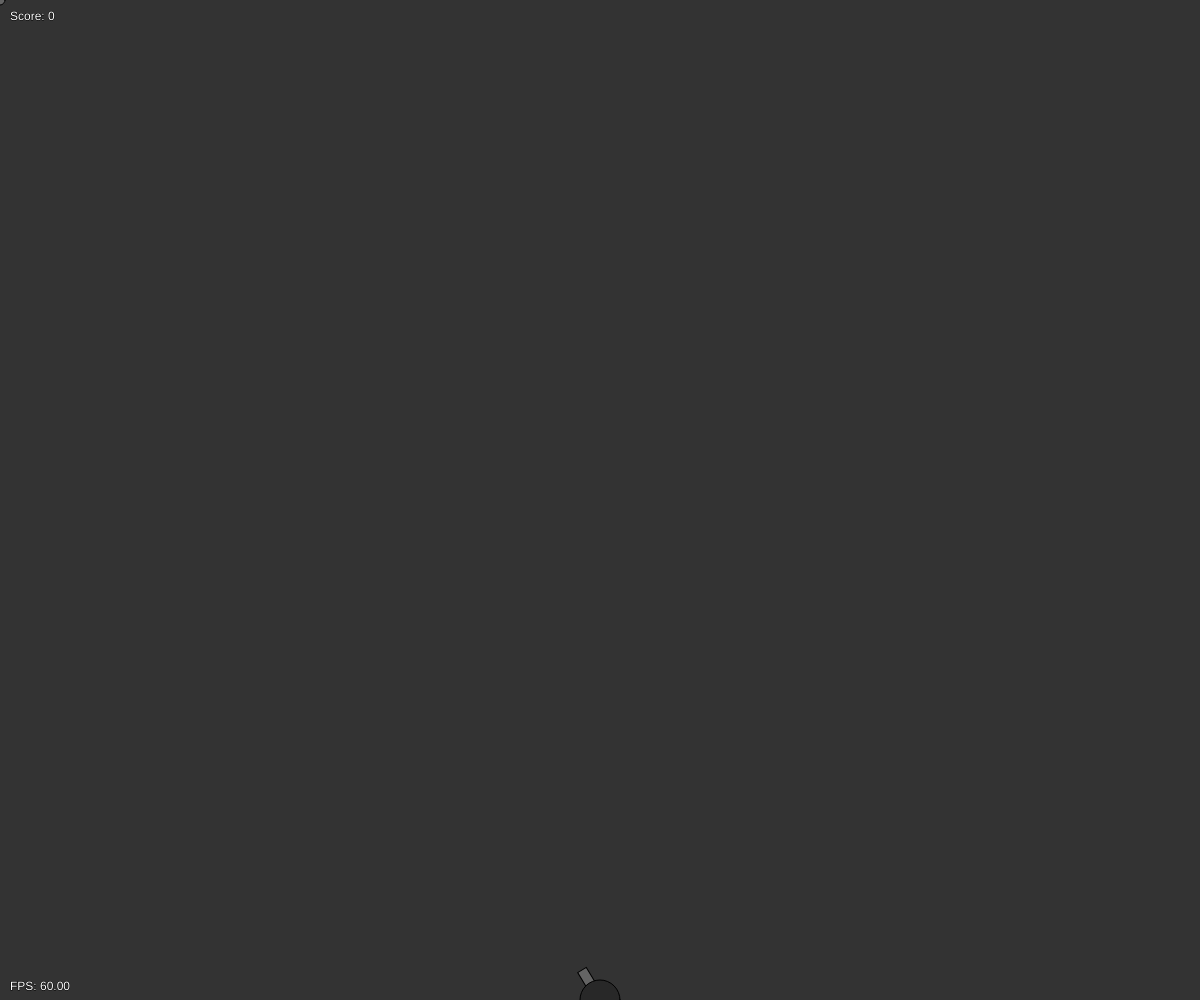
Frame 1 (no input)
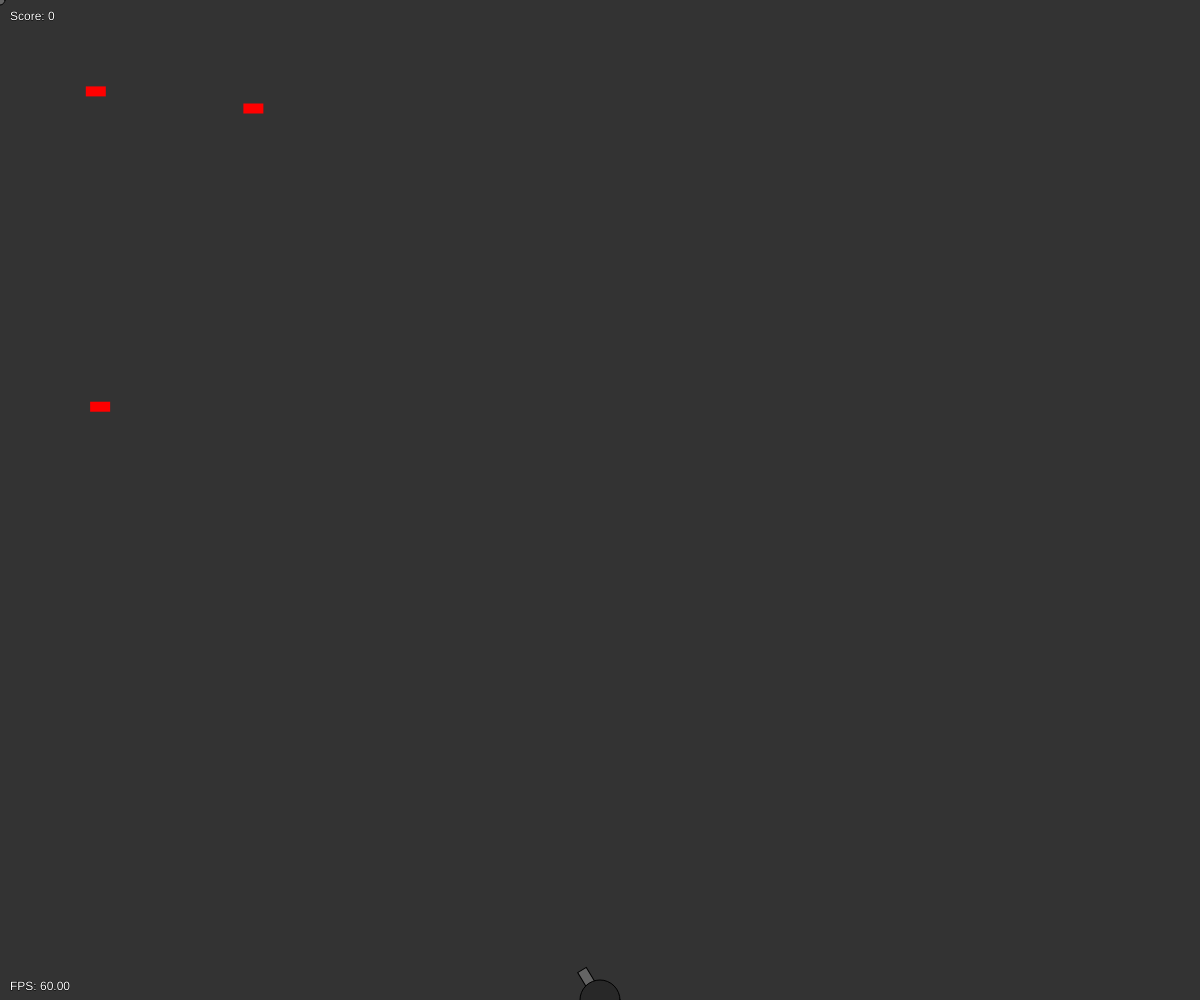
Frame 60 (no input)
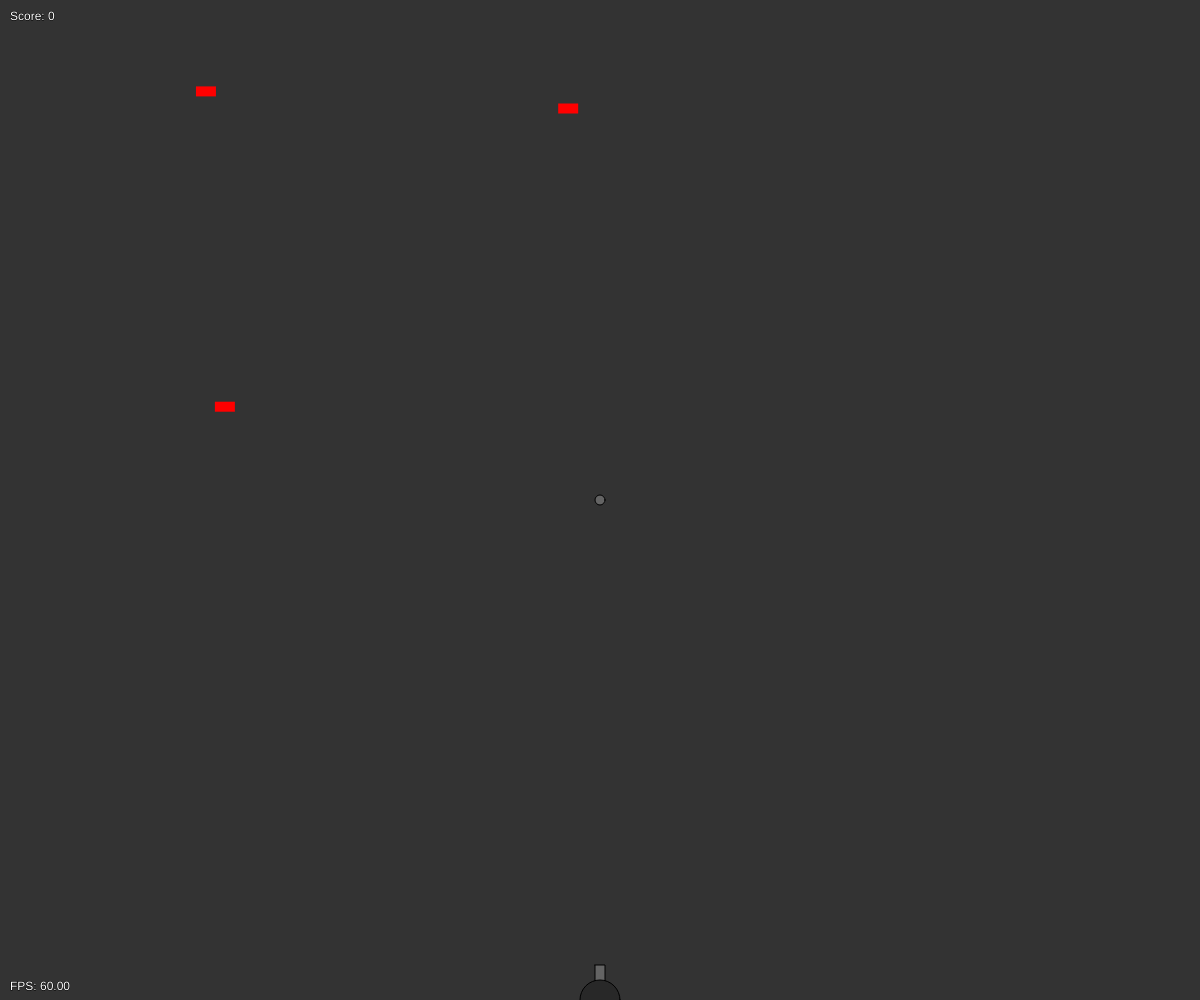
Frame 120 (the mouse pressed at the canvas centre since frame 60)

The p5.js sketch that drew these frames (run headless with seeded random() and noise() and a simulated clock; from frame 60 on, the mouse is pressed at the canvas centre):

// p5.js sketch
// ── sketch.js
var cannon;
var projectiles = [];
var explosions = [];
var enemies = [];
var score = 0;
var scl = 5;

function setup() {
  createCanvas(windowWidth - (windowWidth % scl), windowHeight - (windowHeight % scl));
  cannon = new Cannon();
  noCursor();
  enemies.push(new Enemy());
  enemies.push(new Enemy());
  enemies.push(new Enemy());
}

function draw() {
  background(51);

  updateEnemies();
  updateExplosions();
  updateProjectiles();
  updateCannon();

  checkCollisions();

  drawEnemies();
  drawExplosions();
  drawProjectiles();
  drawCannon();

  var fps = frameRate();
  fill(255);
  stroke(0);
  text("FPS: " + fps.toFixed(2), 10, height - 10);
  text("Score: " + score, 10, 20);
}

function mouseMoved() {
  cannon.target.x = mouseX;
  cannon.target.y = mouseY;
}

function mouseClicked() {
  projectiles.push(cannon.fire());
}

function updateExplosions() {
  for (var i = explosions.length-1; i >= 0; i--) {
    explosions[i].update();
    if (explosions[i].complete()) {
      explosions.splice(i, 1);
    }
  }
}

function drawExplosions() {
  for (var i = explosions.length-1; i >= 0; i--) {
    explosions[i].draw();
  }
}

function updateProjectiles() {
  for (var i = projectiles.length-1; i >= 0; i--) {
    projectiles[i].update();
    if (projectiles[i].reachTarget()) {
      explosions.push(projectiles[i].explode());
      projectiles.splice(i, 1);
    }
  }
}

function drawProjectiles() {
  for (var i = projectiles.length-1; i >= 0; i--) {
    projectiles[i].draw();
  }
}

function updateCannon() {
  cannon.update();
}

function drawCannon() {
  cannon.draw();
}

function updateEnemies() {
  for (var i = 0; i < enemies.length; i++) {
    enemies[i].update();
  }
}

function drawEnemies() {
  for (var i = 0; i < enemies.length; i++) {
    enemies[i].draw();
  }
}

function checkCollisions() {
  for (var i = explosions.length-1; i >= 0; i--) {
    if (explosions[i].active) {
      // Check explosions to projectile collisions
      for (var z = projectiles.length-1; z >= 0; z--) {
        if (projectileInExplosion(projectiles[z], explosions[i])) {
          explosions.push(projectiles[z].explode())
          projectiles.splice(z, 1);
        }
      }

      // Check explosions to enemy collisions
      for (var z = enemies.length-1; z >= 0; z--) {
        if (enemyInExplosion(enemies[z], explosions[i])) {
          score += enemies[z].points;
          enemies.splice(z, 1);
          enemies.push(new Enemy());
          enemies.push(new Enemy());
        }
      }
    }
  }
}

function projectileInExplosion(projectile, explosion) {
  d = dist(projectile.position.x, projectile.position.y, explosion.position.x, explosion.position.y)
  return d <= projectile.radius + explosion.radius;
}

function enemyInExplosion(enemy, explosion) {
  closeX = explosion.position.x;
  closeY = explosion.position.y;

  if (explosion.position.x < enemy.position.x) {
    closeX = enemy.position.x;
  }
  if (explosion.position.x > enemy.position.x + enemy.width) {
    closeX = enemy.position.x + enemy.width;
  }
  if (explosion.position.y < enemy.position.y) {
    closeY = enemy.position.y;
  }
  if (explosion.position.y > enemy.position.y + enemy.height) {
    closeY = enemy.position.y + enemy.height;
  }
  d = dist(closeX, closeY, explosion.position.x, explosion.position.y);
  return  d <= explosion.radius;
}

// ── cannon.js
function Cannon() {
  this.position = createVector((width / 2) - ((width / 2) % scl), height);
  this.radius = 20;
  this.width = 10;
  this.height = this.radius + 15;
  this.target = createVector(50, 50);

  this.angle = atan2(this.target.y - this.position.y, this.target.x - this.position.x);
  this.angleInt = createVector(this.position.x + this.radius * cos(this.angle), this.position.y + this.radius * sin(this.angle));

  this.fire = function() {
    return new Projectile(this.angleInt.x, this.angleInt.y, this.target.x, this.target.y);
  }

  this.update = function() {
    this.angle = atan2(this.target.y - this.position.y, this.target.x - this.position.x);
    this.angleInt.x = this.position.x + this.radius * cos(this.angle);
    this.angleInt.y = this.position.y + this.radius * sin(this.angle);
  };

  this.draw = function() {
    push();
    fill(100);
    ellipse(this.target.x, this.target.y, 10, 10);

    push();
    rectMode(CENTER);
    translate(this.angleInt.x, this.angleInt.y);
    rotate(this.angle+radians(90));
    rect(0, 0, this.width, this.height - 5, 0, 0, 50, 50);
    pop();

    fill(40);
    ellipse(this.position.x, this.position.y, this.radius * 2, this.radius * 2);
    pop();
  };
}

// ── enemy.js
function Enemy() {
  this.position = createVector(-random(100), random(height/2));
  constrain(this.position.x, -500, -20);
  constrain(this.position.y, 30, height/2);
  this.points = 10;
  this.width = 20;
  this.height = 10;

  this.velocity = createVector(random(7), 0);
  constrain(this.velocity, 4, 7);

  this.outOfBounds = function() {
    if (this.position.x > width + 10) {
      return true;
    }
  }

  this.update = function() {
    this.position.x += this.velocity.x;
    this.position.y += this.velocity.y;
  };

  this.draw = function() {
    push();
    fill(255, 0, 0);
    noStroke();
    rect(this.position.x, this.position.y, this.width, this.height);
    pop();
  };
}

// ── explosion.js
function Explosion(x, y) {
  this.position = createVector(x, y);
  this.radius = this.baseRadius;
  this.baseRadius = 40;
  this.active = false;

  this.frameNum = 0;
  this.frameCount = 0;
  this.factor = 0.8;
  // [factor, frames]
  this.frames = [
    [1 / 2, 4],
    [1, 6],
    [pow(this.factor, 1), 2],
    [pow(this.factor, 2), 2],
    [pow(this.factor, 3), 2],
    [pow(this.factor, 4), 2]
  ];

  this.complete = function() {
    if (this.frameNum == this.frames.length) {
      return true;
    }
  }

  this.update = function() {
    this.frameCount++
    this.radius = this.baseRadius * this.frames[this.frameNum][0];
    if (this.frameCount > this.frames[this.frameNum][1]) {
      this.frameCount = 0;
      this.frameNum++;
    }
    if (this.frameNum == 1) {
      this.active = true;
    } else {
      this.active = false;
    }
  };

  this.draw = function() {
    push();
    noStroke();
    fill(255 * this.frames[this.frameNum][0]);
    ellipse(this.position.x, this.position.y, this.radius * 2, this.radius * 2);
    pop();
  };
}

// ── projectile.js
function Projectile(x, y, targetX, targetY) {
  this.position = createVector(x, y);
  this.target = createVector(targetX, targetY);
  this.radius = 5;
  this.velocity = createVector(8, 8);
  this.angle = atan2(this.target.y - this.position.y, this.target.x - this.position.x);

  this.trailLength = 5;
  this.trail = []
  for (var i = 0; i < this.trailLength; i++) {
    this.trail[i] = [this.position.x, this.position.y, this.radius * 2 * 0.8]
  }

  this.explode = function() {
    return new Explosion(this.position.x, this.position.y);
  }

  this.reachTarget = function() {
    d = int(dist(this.position.x, this.position.y, this.target.x, this.target.y))
    if (d <= this.radius) {
      return true;
    } else {
      return false;
    }
  }

  this.update = function() {
    for (var i = 0; i < this.trailLength-1; i++) {
      this.trail[i] = this.trail[i+1];
      this.trail[i][2] = this.trail[i][2] * 0.8
    }
    this.trail[this.trailLength-1] = [this.position.x, this.position.y, this.radius * 2 * 0.8];

    this.angle = atan2(this.target.y - this.position.y, this.target.x - this.position.x);
    this.position.x = this.position.x + cos(this.angle) * this.velocity.x;
    this.position.y = this.position.y + sin(this.angle) * this.velocity.y;
  };

  this.draw = function() {
    push();
    noStroke();
    opac = 95;
    for (var i = 0; i < this.trailLength; i++) {
      fill(175, 175, 175, opac);
      ellipse(this.trail[i][0], this.trail[i][1], this.trail[i][2], this.trail[i][2]);
      opac = opac * 0.95;
    }
    fill(175);
    ellipse(this.position.x, this.position.y, this.radius * 2, this.radius * 2);
    pop();
  };
}
